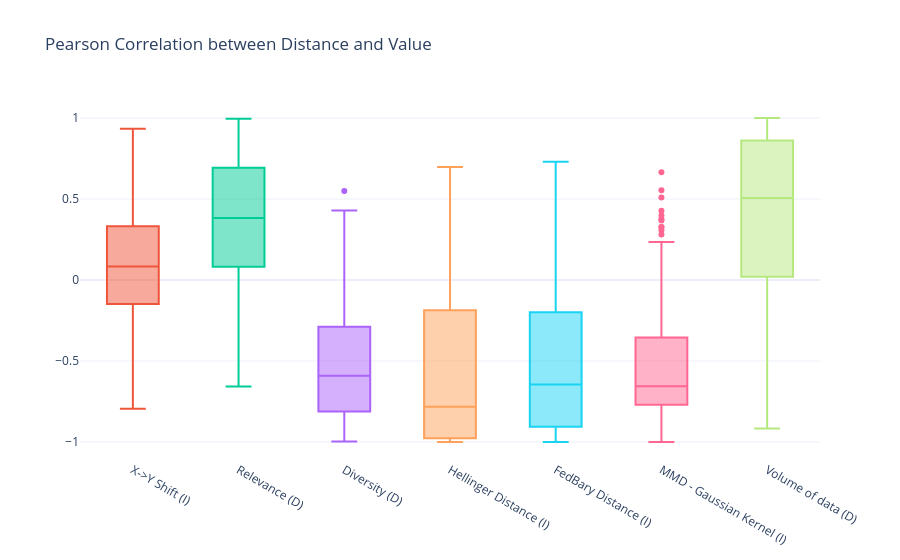

The cell this chart's notebook holds for it:
### Code cell
distance_dictionary = {
    "performanceDegradation": "Performance Degradation (I)",
    "yShiftDataframe": "X->Y Shift (I)",
    "relevance": "Relevance (D)",
    "diversity": "Diversity (D)",
    "hellinger": "Hellinger Distance (I)",
    "wasserstein": "FedBary Distance (I)",
    "gaussian_mmd": "MMD - Gaussian Kernel (I)",
    "volume": "Volume of data (D)"
}

fig = go.Figure()
for metric, name_of_metric in distance_dictionary.items():
    sliced_df = correlation_sv_distance[correlation_sv_distance["Distance"] == metric]
    fig.add_trace(go.Box(y=sliced_df["PearsonCorrelation"], name=name_of_metric))


fig.update_layout(title_text="Pearson Correlation between Distance and Value", showlegend=False, template="plotly_white")

fig.show()

fig.write_image("images/distance_value_pearson_correlation.pdf")

### Figure 1 — Plotly figure (JSON) as saved in the notebook; plotly's stock layout.template omitted (floating-point values rounded to 4 significant figures; data arrays with more than 128 entries replaced by an {"elided": "..."} marker saying what was removed)
{"data": [{"name": "Performance Degradation (I)", "y": [], "type": "box"}, {"name": "X->Y Shift (I)", "y": {"elided": "300 float values"}, "type": "box"}, {"name": "Relevance (D)", "y": {"elided": "300 float values"}, "type": "box"}, {"name": "Diversity (D)", "y": {"elided": "300 float values"}, "type": "box"}, {"name": "Hellinger Distance (I)", "y": {"elided": "300 float values"}, "type": "box"}, {"name": "FedBary Distance (I)", "y": {"elided": "300 float values"}, "type": "box"}, {"name": "MMD - Gaussian Kernel (I)", "y": {"elided": "300 float values"}, "type": "box"}, {"name": "Volume of data (D)", "y": {"elided": "300 float values"}, "type": "box"}], "layout": {"title": {"text": "Pearson Correlation between Distance and Value"}, "showlegend": false}}
